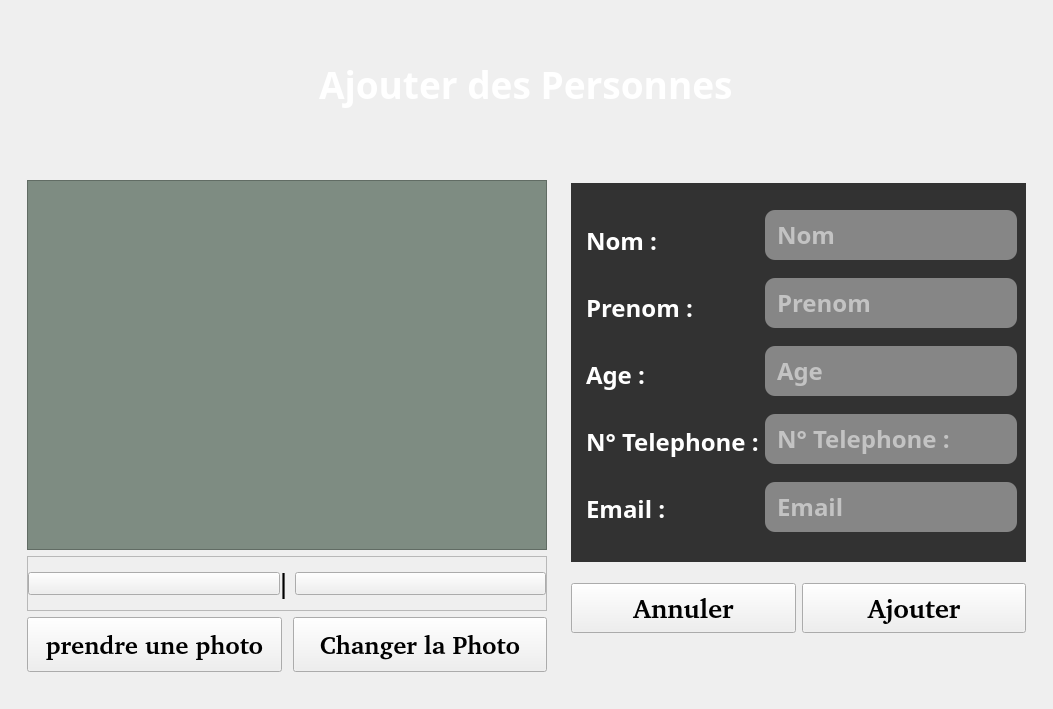
            <widget class="QWidget" name="page_5">
             <property name="font">
              <font>
               <pointsize>10</pointsize>
              </font>
             </property>
             <layout class="QHBoxLayout" name="horizontalLayout_11">
              <property name="spacing">
               <number>0</number>
              </property>
              <property name="leftMargin">
               <number>0</number>
              </property>
              <property name="topMargin">
               <number>0</number>
              </property>
              <property name="rightMargin">
               <number>0</number>
              </property>
              <property name="bottomMargin">
               <number>0</number>
              </property>
              <item>
               <widget class="QWidget" name="addPersonContainer" native="true">
                <layout class="QVBoxLayout" name="verticalLayout_28">
                 <item>
                  <widget class="QWidget" name="homeTitleContainer_3" native="true">
                   <property name="minimumSize">
                    <size>
                     <width>0</width>
                     <height>150</height>
                    </size>
                   </property>
                   <layout class="QHBoxLayout" name="horizontalLayout_25">
                    <item alignment="Qt::AlignHCenter">
                     <widget class="QLabel" name="homeTitle_3">
                      <property name="font">
                       <font>
                        <family>Fira Code SemiBold</family>
                        <pointsize>28</pointsize>
                        <weight>75</weight>
                        <bold>true</bold>
                       </font>
                      </property>
                      <property name="styleSheet">
                       <string notr="true">color: rgb(255, 255, 255);</string>
                      </property>
                      <property name="text">
                       <string>Ajouter des Personnes</string>
                      </property>
                     </widget>
                    </item>
                   </layout>
                  </widget>
                 </item>
                 <item>
                  <widget class="QWidget" name="addMainContainer" native="true">
                   <property name="sizePolicy">
                    <sizepolicy hsizetype="Preferred" vsizetype="Expanding">
                     <horstretch>0</horstretch>
                     <verstretch>0</verstretch>
                    </sizepolicy>
                   </property>
                   <layout class="QHBoxLayout" name="horizontalLayout_22">
                    <property name="bottomMargin">
                     <number>28</number>
                    </property>
                    <item alignment="Qt::AlignTop">
                     <widget class="QWidget" name="videoContainer_3" native="true">
                      <property name="sizePolicy">
                       <sizepolicy hsizetype="Preferred" vsizetype="Preferred">
                        <horstretch>0</horstretch>
                        <verstretch>0</verstretch>
                       </sizepolicy>
                      </property>
                      <property name="maximumSize">
                       <size>
                        <width>700</width>
                        <height>16777215</height>
                       </size>
                      </property>
                      <layout class="QVBoxLayout" name="verticalLayout_20">
                       <property name="topMargin">
                        <number>6</number>
                       </property>
                       <property name="bottomMargin">
                        <number>0</number>
                       </property>
                       <item>
                        <widget class="QFrame" name="frameVideo_3">
                         <property name="sizePolicy">
                          <sizepolicy hsizetype="Preferred" vsizetype="Expanding">
                           <horstretch>0</horstretch>
                           <verstretch>0</verstretch>
                          </sizepolicy>
                         </property>
                         <property name="minimumSize">
                          <size>
                           <width>520</width>
                           <height>370</height>
                          </size>
                         </property>
                         <property name="maximumSize">
                          <size>
                           <width>520</width>
                           <height>370</height>
                          </size>
                         </property>
                         <property name="font">
                          <font>
                           <family>Noto Sans Adlam Unjoined</family>
                           <pointsize>10</pointsize>
                          </font>
                         </property>
                         <property name="styleSheet">
                          <string notr="true">background-color: rgb(126, 140, 130);</string>
                         </property>
                         <property name="frameShape">
                          <enum>QFrame::StyledPanel</enum>
                         </property>
                         <property name="frameShadow">
                          <enum>QFrame::Raised</enum>
                         </property>
                         <layout class="QVBoxLayout" name="verticalLayout_24">
                          <item alignment="Qt::AlignHCenter">
                           <widget class="QLabel" name="videoLive_3">
                            <property name="minimumSize">
                             <size>
                              <width>500</width>
                              <height>350</height>
                             </size>
                            </property>
                            <property name="maximumSize">
                             <size>
                              <width>500</width>
                              <height>350</height>
                             </size>
                            </property>
                            <property name="text">
                             <string/>
                            </property>
                            <property name="pixmap">
                             <pixmap>backgrounds/face_reco.jpg</pixmap>
                            </property>
                            <property name="scaledContents">
                             <bool>true</bool>
                            </property>
                           </widget>
                          </item>
                         </layout>
                        </widget>
                       </item>
                       <item>
                        <widget class="QFrame" name="frame_11">
                         <property name="minimumSize">
                          <size>
                           <width>0</width>
                           <height>55</height>
                          </size>
                         </property>
                         <property name="maximumSize">
                          <size>
                           <width>16777215</width>
                           <height>55</height>
                          </size>
                         </property>
                         <property name="frameShape">
                          <enum>QFrame::StyledPanel</enum>
                         </property>
                         <property name="frameShadow">
                          <enum>QFrame::Raised</enum>
                         </property>
                         <layout class="QHBoxLayout" name="horizontalLayout_23">
                          <property name="spacing">
                           <number>0</number>
                          </property>
                          <property name="leftMargin">
                           <number>0</number>
                          </property>
                          <property name="topMargin">
                           <number>0</number>
                          </property>
                          <property name="rightMargin">
                           <number>0</number>
                          </property>
                          <property name="bottomMargin">
                           <number>0</number>
                          </property>
                          <item alignment="Qt::AlignVCenter">
                           <widget class="QPushButton" name="cameraActiveBtn_3">
                            <property name="cursor">
                             <cursorShape>PointingHandCursor</cursorShape>
                            </property>
                            <property name="toolTip">
                             <string>Activat Camera</string>
                            </property>
                            <property name="text">
                             <string/>
                            </property>
                            <property name="icon">
                             <iconset>
                              <normaloff>icons/camera.svg</normaloff>icons/camera.svg</iconset>
                            </property>
                            <property name="iconSize">
                             <size>
                              <width>24</width>
                              <height>24</height>
                             </size>
                            </property>
                           </widget>
                          </item>
                          <item alignment="Qt::AlignVCenter">
                           <widget class="QLabel" name="label_3">
                            <property name="maximumSize">
                             <size>
                              <width>15</width>
                              <height>16777215</height>
                             </size>
                            </property>
                            <property name="font">
                             <font>
                              <pointsize>20</pointsize>
                             </font>
                            </property>
                            <property name="text">
                             <string>|</string>
                            </property>
                           </widget>
                          </item>
                          <item alignment="Qt::AlignVCenter">
                           <widget class="QPushButton" name="cameraDesactiveBtn_3">
                            <property name="cursor">
                             <cursorShape>PointingHandCursor</cursorShape>
                            </property>
                            <property name="toolTip">
                             <string>Desactivat Camera</string>
                            </property>
                            <property name="text">
                             <string/>
                            </property>
                            <property name="icon">
                             <iconset>
                              <normaloff>icons/camera-off.svg</normaloff>icons/camera-off.svg</iconset>
                            </property>
                            <property name="iconSize">
                             <size>
                              <width>24</width>
                              <height>24</height>
                             </size>
                            </property>
                           </widget>
                          </item>
                         </layout>
                        </widget>
                       </item>
                       <item>
                        <widget class="QWidget" name="widget" native="true">
                         <property name="minimumSize">
                          <size>
                           <width>0</width>
                           <height>50</height>
                          </size>
                         </property>
                         <layout class="QHBoxLayout" name="horizontalLayout_14">
                          <property name="spacing">
                           <number>11</number>
                          </property>
                          <property name="leftMargin">
                           <number>0</number>
                          </property>
                          <property name="topMargin">
                           <number>0</number>
                          </property>
                          <property name="rightMargin">
                           <number>0</number>
                          </property>
                          <property name="bottomMargin">
                           <number>0</number>
                          </property>
                          <item>
                           <widget class="QPushButton" name="screenshotBtn">
                            <property name="minimumSize">
                             <size>
                              <width>0</width>
                              <height>55</height>
                             </size>
                            </property>
                            <property name="font">
                             <font>
                              <family>URW Gothic [urw]</family>
                              <pointsize>19</pointsize>
                              <weight>75</weight>
                              <bold>true</bold>
                             </font>
                            </property>
                            <property name="cursor">
                             <cursorShape>PointingHandCursor</cursorShape>
                            </property>
                            <property name="text">
                             <string>prendre une photo</string>
                            </property>
                           </widget>
                          </item>
                          <item>
                           <widget class="QPushButton" name="changeScreenshotBtn">
                            <property name="minimumSize">
                             <size>
                              <width>0</width>
                              <height>55</height>
                             </size>
                            </property>
                            <property name="font">
                             <font>
                              <family>URW Gothic [urw]</family>
                              <pointsize>19</pointsize>
                              <weight>75</weight>
                              <bold>true</bold>
                             </font>
                            </property>
                            <property name="cursor">
                             <cursorShape>PointingHandCursor</cursorShape>
                            </property>
                            <property name="text">
                             <string>Changer la Photo</string>
                            </property>
                           </widget>
                          </item>
                         </layout>
                        </widget>
                       </item>
                      </layout>
                     </widget>
                    </item>
                    <item>
                     <widget class="QWidget" name="widget_2" native="true">
                      <layout class="QVBoxLayout" name="verticalLayout_29">
                       <property name="bottomMargin">
                        <number>24</number>
                       </property>
                       <item>
                        <widget class="QWidget" name="labDataInsert" native="true">
                         <property name="sizePolicy">
                          <sizepolicy hsizetype="Expanding" vsizetype="Expanding">
                           <horstretch>0</horstretch>
                           <verstretch>0</verstretch>
                          </sizepolicy>
                         </property>
                         <property name="minimumSize">
                          <size>
                           <width>0</width>
                           <height>0</height>
                          </size>
                         </property>
                         <property name="maximumSize">
                          <size>
                           <width>16777215</width>
                           <height>16777215</height>
                          </size>
                         </property>
                         <property name="styleSheet">
                          <string notr="true">color: rgb(255, 255, 255);
background-color: rgb(50, 50, 50);

</string>
                         </property>
                         <layout class="QHBoxLayout" name="horizontalLayout_24">
                          <item>
                           <widget class="QWidget" name="labSubInsertContainer" native="true">
                            <layout class="QVBoxLayout" name="verticalLayout_26">
                             <property name="spacing">
                              <number>0</number>
                             </property>
                             <property name="leftMargin">
                              <number>6</number>
                             </property>
                             <property name="topMargin">
                              <number>7</number>
                             </property>
                             <property name="rightMargin">
                              <number>0</number>
                             </property>
                             <property name="bottomMargin">
                              <number>0</number>
                             </property>
                             <item>
                              <widget class="QLabel" name="fnameInsertLab">
                               <property name="maximumSize">
                                <size>
                                 <width>16777215</width>
                                 <height>50</height>
                                </size>
                               </property>
                               <property name="font">
                                <font>
                                 <family>Fira Code Retina</family>
                                 <pointsize>18</pointsize>
                                 <weight>75</weight>
                                 <bold>true</bold>
                                </font>
                               </property>
                               <property name="text">
                                <string>Nom :</string>
                               </property>
                              </widget>
                             </item>
                             <item>
                              <widget class="QLabel" name="lnameInsertLab">
                               <property name="maximumSize">
                                <size>
                                 <width>16777215</width>
                                 <height>50</height>
                                </size>
                               </property>
                               <property name="font">
                                <font>
                                 <family>Fira Code Retina</family>
                                 <pointsize>18</pointsize>
                                 <weight>75</weight>
                                 <bold>true</bold>
                                </font>
                               </property>
                               <property name="text">
                                <string>Prenom :</string>
                               </property>
                              </widget>
                             </item>
                             <item>
                              <widget class="QLabel" name="ageInsertLab">
                               <property name="maximumSize">
                                <size>
                                 <width>16777215</width>
                                 <height>50</height>
                                </size>
                               </property>
                               <property name="font">
                                <font>
                                 <family>Fira Code Retina</family>
                                 <pointsize>18</pointsize>
                                 <weight>75</weight>
                                 <bold>true</bold>
                                </font>
                               </property>
                               <property name="text">
                                <string>Age :</string>
                               </property>
                              </widget>
                             </item>
                             <item>
                              <widget class="QLabel" name="phonenumInsertLab">
                               <property name="maximumSize">
                                <size>
                                 <width>16777215</width>
                                 <height>50</height>
                                </size>
                               </property>
                               <property name="font">
                                <font>
                                 <family>Fira Code Retina</family>
                                 <pointsize>18</pointsize>
                                 <weight>75</weight>
                                 <bold>true</bold>
                                </font>
                               </property>
                               <property name="text">
                                <string>N° Telephone :</string>
                               </property>
                              </widget>
                             </item>
                             <item>
                              <widget class="QLabel" name="emailInsertLab">
                               <property name="minimumSize">
                                <size>
                                 <width>0</width>
                                 <height>0</height>
                                </size>
                               </property>
                               <property name="maximumSize">
                                <size>
                                 <width>16777215</width>
                                 <height>50</height>
                                </size>
                               </property>
                               <property name="font">
                                <font>
                                 <family>Fira Code Retina</family>
                                 <pointsize>18</pointsize>
                                 <weight>75</weight>
                                 <bold>true</bold>
                                </font>
                               </property>
                               <property name="text">
                                <string>Email :</string>
                               </property>
                              </widget>
                             </item>
                            </layout>
                           </widget>
                          </item>
                          <item>
                           <widget class="QWidget" name="dataSubInsertContainer" native="true">
                            <property name="sizePolicy">
                             <sizepolicy hsizetype="Expanding" vsizetype="Preferred">
                              <horstretch>0</horstretch>
                              <verstretch>0</verstretch>
                             </sizepolicy>
                            </property>
                            <property name="styleSheet">
                             <string notr="true"/>
                            </property>
                            <layout class="QVBoxLayout" name="verticalLayout_27">
                             <property name="spacing">
                              <number>0</number>
                             </property>
                             <property name="leftMargin">
                              <number>0</number>
                             </property>
                             <property name="topMargin">
                              <number>0</number>
                             </property>
                             <property name="rightMargin">
                              <number>0</number>
                             </property>
                             <property name="bottomMargin">
                              <number>0</number>
                             </property>
                             <item>
                              <widget class="QLineEdit" name="fnameInsertData">
                               <property name="minimumSize">
                                <size>
                                 <width>0</width>
                                 <height>50</height>
                                </size>
                               </property>
                               <property name="font">
                                <font>
                                 <family>Fira Code Retina</family>
                                 <pointsize>18</pointsize>
                                 <weight>75</weight>
                                 <bold>true</bold>
                                </font>
                               </property>
                               <property name="cursor">
                                <cursorShape>IBeamCursor</cursorShape>
                               </property>
                               <property name="styleSheet">
                                <string notr="true">	background-color: rgb(134, 134, 134);
	border-radius:10px;
	padding-left:10px;</string>
                               </property>
                               <property name="placeholderText">
                                <string>Nom</string>
                               </property>
                              </widget>
                             </item>
                             <item>
                              <widget class="QLineEdit" name="lnameInsertData">
                               <property name="minimumSize">
                                <size>
                                 <width>0</width>
                                 <height>50</height>
                                </size>
                               </property>
                               <property name="font">
                                <font>
                                 <family>Fira Code Retina</family>
                                 <pointsize>18</pointsize>
                                 <weight>75</weight>
                                 <bold>true</bold>
                                </font>
                               </property>
                               <property name="styleSheet">
                                <string notr="true">	background-color: rgb(134, 134, 134);
	border-radius:10px;
	padding-left:10px;</string>
                               </property>
                               <property name="placeholderText">
                                <string>Prenom</string>
                               </property>
                              </widget>
                             </item>
                             <item>
                              <widget class="QLineEdit" name="ageInsertData">
                               <property name="minimumSize">
                                <size>
                                 <width>0</width>
                                 <height>50</height>
                                </size>
                               </property>
                               <property name="font">
                                <font>
                                 <family>Fira Code Retina</family>
                                 <pointsize>18</pointsize>
                                 <weight>75</weight>
                                 <bold>true</bold>
                                </font>
                               </property>
                               <property name="styleSheet">
                                <string notr="true">	background-color: rgb(134, 134, 134);
	border-radius:10px;
	padding-left:10px;</string>
                               </property>
                               <property name="placeholderText">
                                <string>Age</string>
                               </property>
                              </widget>
                             </item>
                             <item>
                              <widget class="QLineEdit" name="phonenumInsertData">
                               <property name="minimumSize">
                                <size>
                                 <width>0</width>
                                 <height>50</height>
                                </size>
                               </property>
                               <property name="font">
                                <font>
                                 <family>Fira Code Retina</family>
                                 <pointsize>18</pointsize>
                                 <weight>75</weight>
                                 <bold>true</bold>
                                </font>
                               </property>
                               <property name="styleSheet">
                                <string notr="true">	background-color: rgb(134, 134, 134);
	border-radius:10px;
	padding-left:10px;</string>
                               </property>
                               <property name="text">
                                <string/>
                               </property>
                               <property name="placeholderText">
                                <string>N° Telephone :</string>
                               </property>
                              </widget>
                             </item>
                             <item>
                              <widget class="QLineEdit" name="emailInsertData">
                               <property name="minimumSize">
                                <size>
                                 <width>0</width>
                                 <height>50</height>
                                </size>
                               </property>
                               <property name="font">
                                <font>
                                 <family>Fira Code Retina</family>
                                 <pointsize>18</pointsize>
                                 <weight>75</weight>
                                 <bold>true</bold>
                                </font>
                               </property>
                               <property name="styleSheet">
                                <string notr="true">	background-color: rgb(134, 134, 134);
	border-radius:10px;
	padding-left:10px;</string>
                               </property>
                               <property name="placeholderText">
                                <string>Email</string>
                               </property>
                              </widget>
                             </item>
                            </layout>
                           </widget>
                          </item>
                         </layout>
                        </widget>
                       </item>
                       <item alignment="Qt::AlignBottom">
                        <widget class="QWidget" name="addcancelWidgetBtn" native="true">
                         <property name="minimumSize">
                          <size>
                           <width>0</width>
                           <height>80</height>
                          </size>
                         </property>
                         <layout class="QHBoxLayout" name="horizontalLayout_26">
                          <property name="leftMargin">
                           <number>0</number>
                          </property>
                          <property name="topMargin">
                           <number>0</number>
                          </property>
                          <property name="rightMargin">
                           <number>0</number>
                          </property>
                          <property name="bottomMargin">
                           <number>0</number>
                          </property>
                          <item>
                           <widget class="QPushButton" name="cancelBtn">
                            <property name="minimumSize">
                             <size>
                              <width>0</width>
                              <height>50</height>
                             </size>
                            </property>
                            <property name="font">
                             <font>
                              <family>URW Gothic [urw]</family>
                              <pointsize>20</pointsize>
                              <weight>75</weight>
                              <bold>true</bold>
                             </font>
                            </property>
                            <property name="cursor">
                             <cursorShape>PointingHandCursor</cursorShape>
                            </property>
                            <property name="text">
                             <string>Annuler</string>
                            </property>
                           </widget>
                          </item>
                          <item>
                           <widget class="QPushButton" name="addBtn">
                            <property name="minimumSize">
                             <size>
                              <width>0</width>
                              <height>50</height>
                             </size>
                            </property>
                            <property name="font">
                             <font>
                              <family>URW Gothic [urw]</family>
                              <pointsize>20</pointsize>
                              <weight>75</weight>
                              <bold>true</bold>
                             </font>
                            </property>
                            <property name="cursor">
                             <cursorShape>PointingHandCursor</cursorShape>
                            </property>
                            <property name="text">
                             <string>Ajouter</string>
                            </property>
                           </widget>
                          </item>
                         </layout>
                        </widget>
                       </item>
                      </layout>
                     </widget>
                    </item>
                   </layout>
                  </widget>
                 </item>
                </layout>
               </widget>
              </item>
             </layout>
            </widget>
